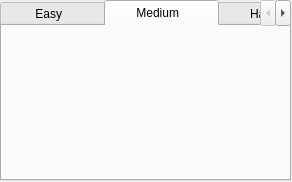
<?xml version="1.0" encoding="UTF-8"?>
<ui version="4.0">
 <class>highscore</class>
 <widget class="QDialog" name="highscore">
  <property name="geometry">
   <rect>
    <x>0</x>
    <y>0</y>
    <width>292</width>
    <height>182</height>
   </rect>
  </property>
  <property name="windowTitle">
   <string>Dialog</string>
  </property>
  <widget class="QTabWidget" name="tabWidget">
   <property name="geometry">
    <rect>
     <x>0</x>
     <y>0</y>
     <width>291</width>
     <height>181</height>
    </rect>
   </property>
   <property name="styleSheet">
    <string notr="true"/>
   </property>
   <property name="currentIndex">
    <number>1</number>
   </property>
   <property name="iconSize">
    <size>
     <width>16</width>
     <height>16</height>
    </size>
   </property>
   <widget class="QWidget" name="easy">
    <attribute name="title">
     <string>       Easy         </string>
    </attribute>
    <widget class="QLabel" name="label_0">
     <property name="geometry">
      <rect>
       <x>-4</x>
       <y>2</y>
       <width>301</width>
       <height>151</height>
      </rect>
     </property>
     <property name="font">
      <font>
       <pointsize>20</pointsize>
       <weight>75</weight>
       <bold>true</bold>
      </font>
     </property>
     <property name="text">
      <string/>
     </property>
     <property name="scaledContents">
      <bool>true</bool>
     </property>
    </widget>
    <widget class="QLabel" name="label_easy">
     <property name="geometry">
      <rect>
       <x>120</x>
       <y>49</y>
       <width>61</width>
       <height>41</height>
      </rect>
     </property>
     <property name="font">
      <font>
       <pointsize>20</pointsize>
       <weight>75</weight>
       <bold>true</bold>
      </font>
     </property>
     <property name="text">
      <string/>
     </property>
    </widget>
   </widget>
   <widget class="QWidget" name="normal">
    <attribute name="title">
     <string>      Medium        </string>
    </attribute>
    <widget class="QLabel" name="label_1">
     <property name="geometry">
      <rect>
       <x>-4</x>
       <y>2</y>
       <width>301</width>
       <height>151</height>
      </rect>
     </property>
     <property name="font">
      <font>
       <pointsize>20</pointsize>
       <weight>75</weight>
       <bold>true</bold>
      </font>
     </property>
     <property name="text">
      <string/>
     </property>
     <property name="scaledContents">
      <bool>true</bool>
     </property>
    </widget>
    <widget class="QLabel" name="label_medium">
     <property name="geometry">
      <rect>
       <x>116</x>
       <y>50</y>
       <width>51</width>
       <height>31</height>
      </rect>
     </property>
     <property name="font">
      <font>
       <pointsize>20</pointsize>
       <weight>75</weight>
       <bold>true</bold>
      </font>
     </property>
     <property name="text">
      <string/>
     </property>
    </widget>
   </widget>
   <widget class="QWidget" name="hard">
    <attribute name="title">
     <string>      Hard         </string>
    </attribute>
    <widget class="QLabel" name="label_2">
     <property name="geometry">
      <rect>
       <x>-4</x>
       <y>2</y>
       <width>291</width>
       <height>151</height>
      </rect>
     </property>
     <property name="font">
      <font>
       <pointsize>20</pointsize>
       <weight>75</weight>
       <bold>true</bold>
      </font>
     </property>
     <property name="text">
      <string/>
     </property>
     <property name="scaledContents">
      <bool>true</bool>
     </property>
    </widget>
    <widget class="QLabel" name="label_hard">
     <property name="geometry">
      <rect>
       <x>120</x>
       <y>52</y>
       <width>47</width>
       <height>31</height>
      </rect>
     </property>
     <property name="font">
      <font>
       <pointsize>20</pointsize>
       <weight>75</weight>
       <bold>true</bold>
      </font>
     </property>
     <property name="text">
      <string/>
     </property>
    </widget>
   </widget>
  </widget>
 </widget>
 <resources/>
 <connections/>
</ui>
